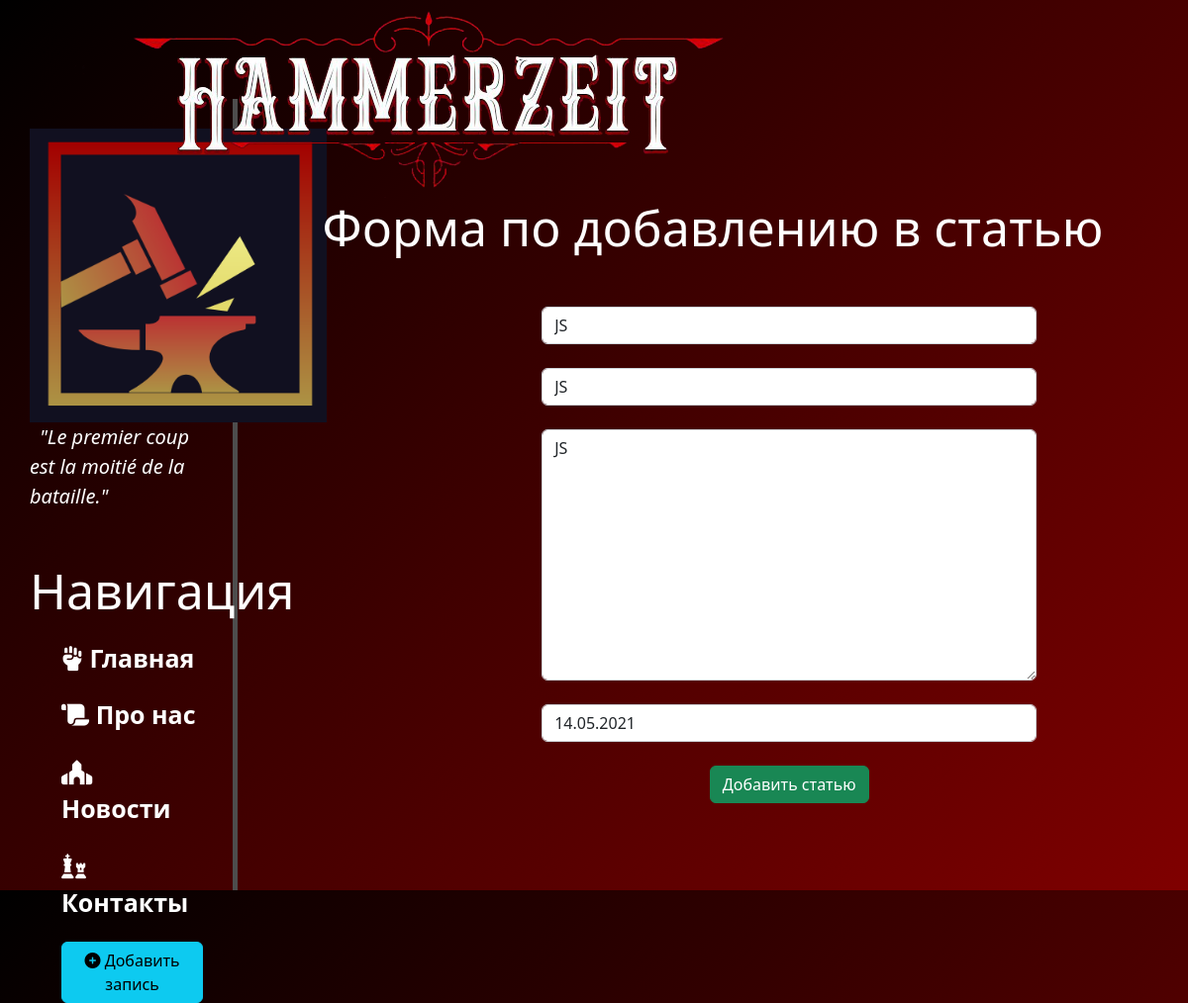
The page /news/11/update on the database its author committed.
### news/models.py (models this page shows, shortened)
class Articles(models.Model):
    title = models.CharField('Название', max_length=50)
    anons = models.CharField('Анонс', max_length=250)
    full_text = models.TextField('Статья')
    date = models.DateTimeField('Дата публикации')
    class Meta:
        verbose_name = 'Новость'
        verbose_name_plural = 'Новости'

### news/views.py (the view)
# urls.py: path('<int:pk>/update', views.NewsUpdateView.as_view(), name='news-update'),
class NewsUpdateView(UpdateView):
    model = Articles
    template_name = 'news/create.html'
    form_class = ArticlesForm

### news/forms.py
class ArticlesForm(ModelForm):
    class Meta:
        model = Articles
        fields = ['title', 'anons', 'full_text', 'date']
        widgets = {
            "title": TextInput(attrs={
                'class': 'form-control',
                'placeholder': 'Название статьи'
            }),
            "anons": TextInput(attrs={
                'class': 'form-control',
                'placeholder': 'Анонс статьи'
            }),
            "date": DateInput(attrs={
                'class': 'form-control',
                'placeholder': 'Дата публикации'
            }),
            "full_text": Textarea(attrs={
                'class': 'form-control',
                'placeholder': 'Текст статьи'
            })
        }

### news/templates/news/create.html (shortened to what this page needs)
{% extends 'main/layout.html' %}
{% block content %}
    <div class="features">
        <h1>Форма по добавлению в статью</h1>
        <form method="post">
            {{  form.title }}<br>
            {{  form.anons }}<br>
            {{  form.full_text }}<br>
            {{  form.date }}<br>
            <button class="btn btn-success" type="submit"> Добавить статью </button>
        </form>
    </div>
{% endblock %}

### main/static/main/css/main.css (style rules this page uses)
body { background: linear-gradient(135deg, #000000, #800000); min-height: 93vh; }
main .features { float: left; color: #fff; margin-top: 100px; text-align: center; width: 80%; }
main .features h1 { font-size: 50px }
form { margin-left: 32%; width: 500px; margin-top: 50px; }

### rows shown on the page
Articles: title "JS", anons "JS", full_text "JS", date "14.05.2021"
